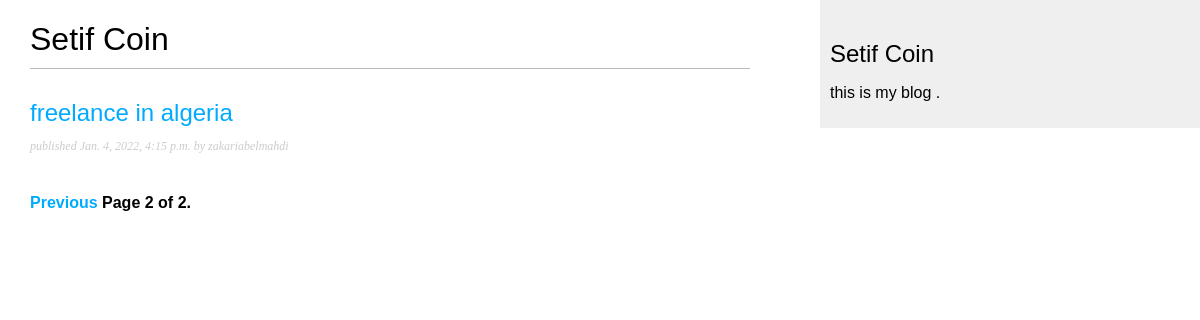
Screenshot of /blog/?page=2 with the database file from the repository.
### blog/models.py (models this page shows, shortened)
class Post(models.Model):
    Status_choises = (
        ('Draft','draft'),
        ('published','Published'),
    )
    title = models.CharField(max_length=250)
    slug = models.SlugField(max_length=250,unique_for_date='publish')
    author = models.ForeignKey(User,on_delete=models.CASCADE,related_name='blog_posts')
    body = models.TextField()
    publish = models.DateTimeField(default=timezone.now)
    created = models.DateTimeField(auto_now_add=True)
    updated = models.DateTimeField(auto_now=True)
    status = models.CharField(max_length= 10,
                              choices=Status_choises,
                              default='draft')
    objects= models.Manager()
    published = PublishedManager()
    def get_absolute_url(self):
        return reverse('blog:post_detail',args=[self.publish.year,self.publish.month,self.publish.day,self.slug])

### blog/views.py (the view)
# urls.py: path('', views.PostListView.as_view(), name='post_list'),
class PostListView(ListView):
    queryset = Post.published.all()
    context_object_name = 'posts'
    paginate_by = 3
    template_name = 'blog/post/list.html'

### blog/templates/blog/post/list.html (shortened to what this page needs)
{% extends "blog/base.html" %}
{% block content    %}
    <h1>Setif Coin</h1>
    {% for post in posts %}
     <h2>
         <a href="{{ post.get_absolute_url }}">
             {{ post.title }}
         </a>
     </h2>
     <p class="date">
            published {{ post.publish }} by {{ post.author }}
     </p>
     {% endfor %}
     {% include "blog/pagination.html" with page=page_obj %}
{% endblock %}

### blog/static/css/blog.css (style rules this page uses)
body { margin:0; padding:0; font-family:helvetica, sans-serif; }
a { color:#00abff; text-decoration:none; }
h1 { font-weight:normal; border-bottom:1px solid #bbb; padding:0 0 10px 0; }
h2 { font-weight:normal; margin:30px 0 0; }
p.date { color:#ccc; font-family: georgia, serif; font-size: 12px; font-style: italic; }

### rows the page displays
Post: title "freelance in algeria", publish "Jan. 4, 2022, 4:15 p.m.", author "zakariabelmahdi"

### other values shown
{{ page.number }} "2"
{{ page.paginator.num_pages }} "2"
